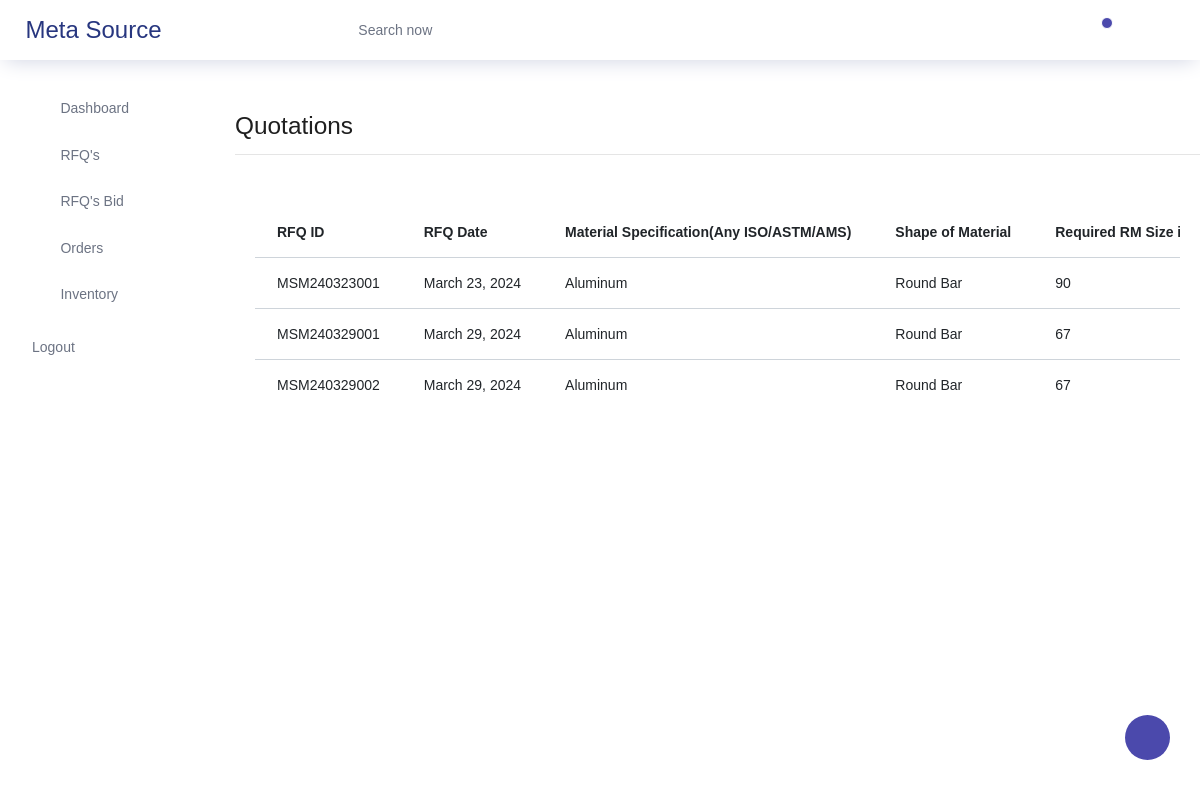
/vendor-quotations/, run on the app's committed database.
### customer_dashboard/models.py (models this page shows, shortened)
class Material(models.Model):
    material_id = models.CharField(max_length=12, unique=True)
    customer = models.ForeignKey(Customer, on_delete=models.CASCADE)
    firm_budgetary = models.CharField(max_length=20)
    material = models.CharField(max_length=100)
    shape = models.CharField(max_length=100)
    size_in_mm = models.CharField(max_length=100)
    quantity = models.CharField(max_length=100)
    material_need_date = models.DateField()
    remarks = models.TextField()
    material_created_date = models.DateField(auto_now_add=True)

### vendor_dashboard/views.py (the view)
# urls.py: path('vendor-quotations/', QuotationsView.as_view(), name='quotations'),
class QuotationsView(View):
    def get(self, request):
        basic_list = Customer.objects.all()
        materials = Material.objects.all()
        vendor_id = request.session.get('vendor_id')
        return render(request, 'vendor/vendor_rfq.html', {"vendor_id": vendor_id, "materials": materials, "basic_list": basic_list})

### assets/templates/vendor/vendor_rfq.html (shortened to what this page needs)
{% extends 'vendor_base.html' %}
{% load static %}
{% block content %}
    <div class="main-panel">
        <br>
        <br>
        <br>
          <h3>Quotations<hr></h3>
          <div class="row justify-content-center">
              <div class="col-lg-12 grid-margin stretch-card">
                  <div class="card">
                  <div class="card-body">
                      <div class="table-responsive">
                      <table class="table">
                          <thead>
                          <tr>
                            <th>RFQ ID</th>
                            <th>RFQ Date</th>
                            <th>Material Specification(Any ISO/ASTM/AMS)</th>
                            <th>Shape of Material</th>
                            <th>Required RM Size in Millimeter </th>
                          </tr>
                          </thead>
                            <tbody>
                              <tr>
                                {% for data in materials %}
                                <td>{{data.material_id}}</td>
                                <td>{{data.material_created_date}}
                                <td>{{ data.material }}</td>
                                <td>{{ data.shape }}</td>
                                <td>{{ data.size_in_mm }}</td>
                              </tr>
                              {% endfor %}
                           </tbody>
                      </table>
                      </div>
                  </div>
                  </div>
              </div>
          </div>
{% endblock %}

### data on the page
Material: material_id "MSM240323001", material_created_date "March 23, 2024", material "Aluminum", shape "Round Bar", size_in_mm "90"
Material: material_id "MSM240329001", material_created_date "March 29, 2024", material "Aluminum", shape "Round Bar", size_in_mm "67"
Material: material_id "MSM240329002", material_created_date "March 29, 2024", material "Aluminum", shape "Round Bar", size_in_mm "67"
